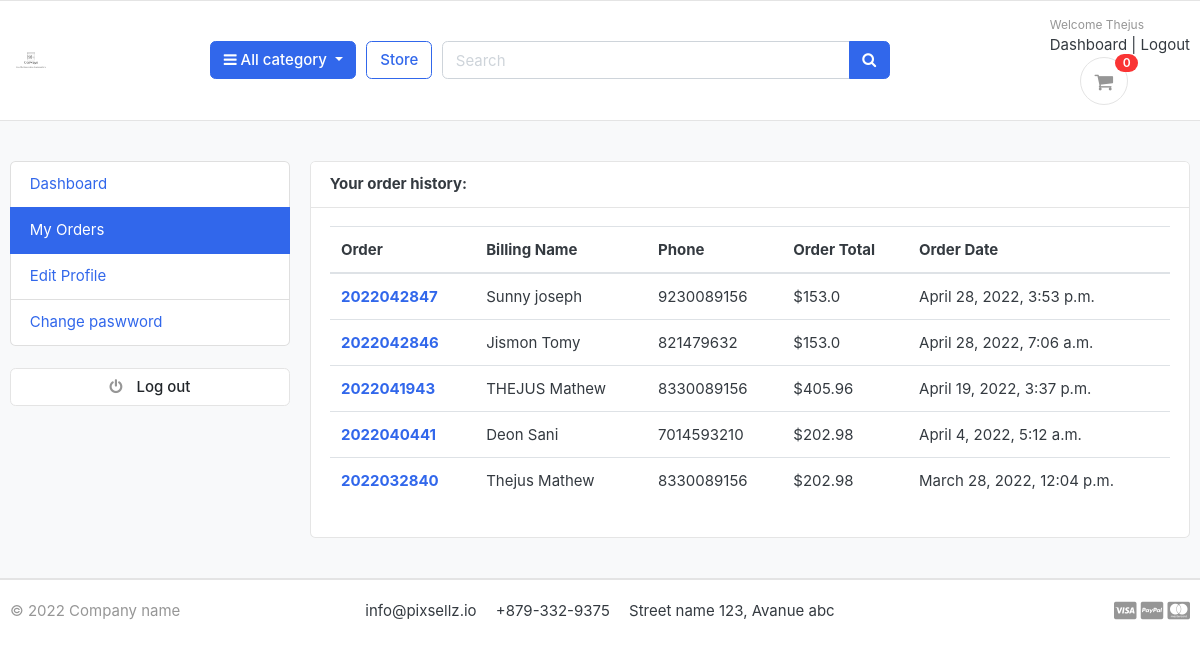
Page /accounts/my_orders/ (signed in) on the committed database.
### accounts/models.py (models this page shows, shortened)
class Account(AbstractBaseUser):
    first_name = models.CharField(max_length=50)
    last_name = models.CharField(max_length=50)
    username = models.CharField(max_length=50,unique=True)
    email = models.EmailField(max_length=100,unique=True)
    phone_number = models.CharField(max_length=50)
    date_joined = models.DateTimeField(auto_now_add=True)
    last_login = models.DateTimeField(auto_now_add=True)
    is_admin = models.BooleanField(default=False)
    is_staff = models.BooleanField(default=False)
    is_active = models.BooleanField(default=False)
    is_superadmin = models.BooleanField(default=False)
    USERNAME_FIELD = 'email'
    REQUIRED_FIELDS = ['username', 'first_name','last_name']
    objects = MyAccountManager()

### orders/models.py (models this page shows, shortened)
class Order(models.Model):
    STATUS = (
        ('New', 'New'),
        ('Accepted', 'Accepted'),
        ('Completed', 'Completed'),
        ('Cancelled', 'Cancelled'),
    )
    user = models.ForeignKey(Account, on_delete=models.SET_NULL, null=True)
    payment = models.ForeignKey(Payment, on_delete=models.SET_NULL, blank=True, null=True)
    order_number = models.CharField(max_length=20)
    first_name = models.CharField(max_length=50)
    last_name = models.CharField(max_length=50)
    phone = models.CharField(max_length=15)
    email = models.EmailField(max_length=50)
    address_line_1 = models.CharField(max_length=50)
    address_line_2 = models.CharField(max_length=50, blank=True)
    country = models.CharField(max_length=50)
    state = models.CharField(max_length=50)
    city = models.CharField(max_length=50)
    order_note = models.CharField(max_length=100, blank=True)
    order_total = models.FloatField()
    tax = models.FloatField()
    status = models.CharField(max_length=10, choices=STATUS, default='New')
    ip = models.CharField(blank=True, max_length=20)
    is_ordered = models.BooleanField(default=False)
    created_at = models.DateTimeField(auto_now_add=True)
    updated_at = models.DateTimeField(auto_now=True)
    def full_name(self):
        return f'{self.first_name} {self.last_name}'    #Formatting the string

### accounts/views.py (the view)
# urls.py: path('my_orders/', views.my_orders, name='my_orders'),
@login_required(login_url='login')
def my_orders(request):
    orders= Order.objects.filter(user=request.user, is_ordered=True).order_by('-created_at')    #-created_at - By putting this hypen it will give the result in descending order
    context={
        'orders': orders,
    }
    return render(request, 'accounts/my_orders.html',context)

### carts/context_processor.py (called while the page is built)
def counter(request):
    cart_count = 0
    if 'admin' in request.path:
        return{}
    else:
        try:
            cart = Cart.objects.filter(cart_id=_cart_id(request))
            if request.user.is_authenticated:
                cart_items = CartItem.objects.all().filter(user=request.user)
            else:
                cart_items = CartItem.objects.all().filter(cart=cart[:1])   #filtering by the cart
            for cart_item in cart_items:
                cart_count= cart_count + cart_item.qunatity
        except Cart.DoesnotExist:
            cart_count = 0
    return  dict(cart_count =cart_count)

### carts/views.py (called while the page is built)
def _cart_id(request):          #private Function, i.e function to fetch the cart_id from the browser
    cart = request.session.session_key      #session_key is present in the cookies
    if not cart:
        cart =request.session.create()
    return cart

### category/context_processors.py (called while the page is built)
def menu_links(request):    #going to fetch all the cateogories from the database
   links = Category.objects.all()
   return dict(links=links)

### category/models.py (called while the page is built)
    def  get_url(self):    #here we are using self because we are creating the function inside the model Category
                return reverse('products_by_category', args=[self.slug])    #this function will bring us the Url of the particular Category

### templates/accounts/my_orders.html (shortened to what this page needs)
{% extends 'base.html' %}
{% block content %}
<section class="section-conten padding-y bg">
    <div class="container">
        <div class="row">
        {% include 'includes/dashboardsidebar.html' %}
        <main class="col-md-9">
            <article class="card">
            <header class="card-header">
                <strong class="d-inline-block mr-3">Your order history:</strong>
            </header>
            <div class="card-body">
                <div class="row">
                <div class="col-md-12">
                    <table class="table table-hover">
                        <thead>
                          <tr>
                            <th scope="col">Order</th>
                            <th scope="col">Billing Name</th>
                            <th scope="col">Phone</th>
                            <th scope="col">Order Total</th>
                            <th scope="col">Order Date</th>
                          </tr>
                        </thead>
                        <tbody>
                         {% for order in orders %}
                          <tr>
                            <th scope="row"><a href="{% url 'order_detail' order.order_number %}">{{order.order_number}}</a></th>
                            <td>{{order.full_name}}</td>
                            <td>{{order.phone}}</td>
                            <td>${{order.order_total}}</td>
                            <td>{{order.created_at}}</td>
                          </tr>
                          {% endfor %}
                        </tbody>
                      </table>
                </div>
                </div>
            </div>
            </article>
        </main>
    </div>
    </div>
    </section>
{% endblock %}

### templates/includes/navbar.html (shortened to what this page needs)
{% load static %}
<header class="section-header">
    <section class="header-main border-bottom">
        <div class="container">
    <div class="row align-items-center">
        <div class="col-lg-2 col-md-3 col-6">
            <a href="{% url 'home' %}" class="brand-wrap">
                <img class="logo" src="{% static './images/logo.png' %}">
            </a>
        </div>
        <div class="col-lg col-sm col-md col-6 flex-grow-0">
            <div class="category-wrap dropdown d-inline-block float-right">
                <button type="button" class="btn btn-primary dropdown-toggle" data-toggle="dropdown">
                    <i class="fa fa-bars"></i> All category
                </button>
            </div>
        </div>
        <a href="{% url 'store' %}" class="btn btn-outline-primary">Store</a>
        <div class="col-lg  col-md-6 col-sm-12 col">
            <form action="{% url 'search' %}" class="search" method='GET'>
                <div class="input-group w-100">
                    <input type="text" class="form-control" style="width:60%;" placeholder="Search" name="keyword">
                    <div class="input-group-append">
                      <button class="btn btn-primary" type="submit">
                        <i class="fa fa-search"></i>
                      </button>
                    </div>
                </div>
            </form>
        </div>
        <div class="col-lg-3 col-sm-6 col-8 order-2 order-lg-3">
                    <div class="d-flex justify-content-end mb-3 mb-lg-0">
                      {% if user.id is  None %}
                        <div class="widget-header">
                            <small class="title text-muted">Welcome guest!</small>
                            <div>
                                <a href="{% url 'login' %}">sign in</a> <span class="dark-transp"> | </span>
                                <a href="{% url 'register' %}"> Register</a>
                            </div>
                        </div>
                        {% else %}
                        <div class="widget-header">
                            <small class="title text-muted">Welcome {{ user.first_name }}</small>
                            <div>
                                <a href="{% url 'dashboard' %}">Dashboard</a> <span class="dark-transp"> | </span>
                                <a href="{% url 'logout' %}">Logout</a>
                            </div>
                        {% endif %}
                        <a href="{% url 'cart' %}" class="widget-header pl-3 ml-3">
                            <div class="icon icon-sm rounded-circle border"><i class="fa fa-shopping-cart"></i></div>
                            <span class="badge badge-pill badge-danger notify">{{cart_count}}</span>
                        </a>
                    </div>
                </div>
    </div>
        </div>
    </section>
    </header>

### static/css/ui.css (style rules this page uses)
html { font-family: "Inter", sans-serif; font-size: 15px; }
.icon-xs, .icon-sm, .icon-md, .icon-lg { display: inline-block; text-align: center; flex-shrink: 0; flex-grow: 0; }
.icon-sm { width: 48px; height: 48px; line-height: 48px !important; font-size: 20px; }
.padding-y { padding-top: 40px; padding-bottom: 40px; }
article:after, .form-group:after { display: block; clear: both; content: ""; }
.bg { background-color: #f8f9fa; }
.header-main { position: relative; padding-top: 1rem; padding-bottom: 1rem; }
.brand-wrap .logo, .navbar-brand .logo { margin-right: 7px; max-height: 42px; display: inline-block; }
.widget-header { display: inline-block; vertical-align: middle; position: relative; }
.widget-header a { color: #343a40; }
.widget-header i { color: #969696; }
.widget-header .title { display: block; }
.widget-header .notify { position: absolute; top: -3px; right: -10px; }
.notify { position: absolute; top: -4px; right: -10px; display: inline-block; padding: 0.25em 0.6em; font-size: 12px; line-height: 1; text-align: center; border-radius: 3rem; color: #fff; background-color: #fa3434; }

### rows in the picture
Account: first_name "Thejus"
Order: order_number "2022042847", full_name "Sunny joseph", phone "9230089156", order_total "153.0", created_at "April 28, 2022, 3:53 p.m."
Order: order_number "2022042846", full_name "Jismon Tomy", phone "821479632", order_total "153.0", created_at "April 28, 2022, 7:06 a.m."
Order: order_number "2022041943", full_name "THEJUS Mathew", phone "8330089156", order_total "405.96", created_at "April 19, 2022, 3:37 p.m."
Order: order_number "2022040441", full_name "Deon Sani", phone "7014593210", order_total "202.98", created_at "April 4, 2022, 5:12 a.m."
Order: order_number "2022032840", full_name "Thejus Mathew", phone "8330089156", order_total "202.98", created_at "March 28, 2022, 12:04 p.m."

### other values in the picture
{{ cart_count }} "0"
